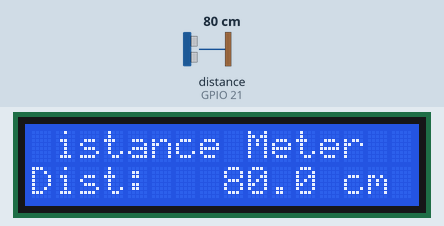
Simulated run of this program. Board: Raspberry Pi (BCM pin numbers). Parts: 16×2 character LCD. The inputs (shaded band) are chosen by the test bench; at power-on: distance to the obstacle (sensor on GPIO 21) 80 cm. The echo pulse lasts 58.3 µs per cm; what the program prints to the terminal is not drawn.

Above: at 1.2 s.
1.3 s: distance to the obstacle (sensor on GPIO 21) set to 2 cm
At 2.9 s:
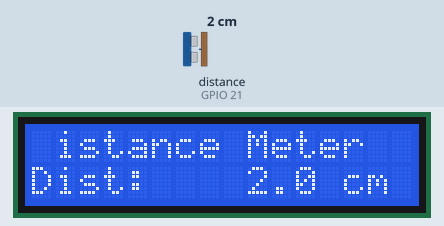
3.6 s: distance to the obstacle (sensor on GPIO 21) set to 4 cm
At 5.4 s:
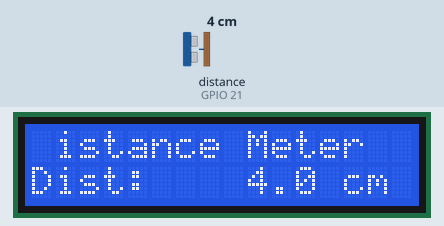
5.7 s: distance to the obstacle (sensor on GPIO 21) set to 9 cm
At 6.6 s:
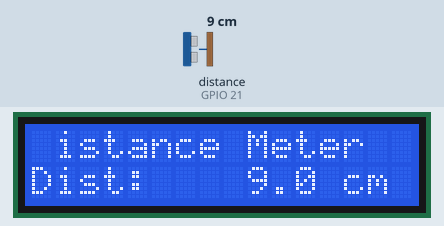
Timing chart, 0 to 8.7 s (numbered marks = the images above; inputs shaded):
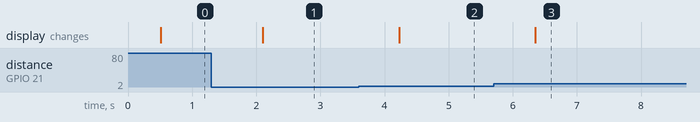

The program:

lcd_ultrasonic.py
```python
from gpiozero import DistanceSensor
from RPLCD.i2c import CharLCD
import time

# 1. 초음파 센서 설정 (기존 핀 유지)
sensor = DistanceSensor(echo=21, trigger=20)

# 2. LCD 설정 (기존 설정 유지)
lcd = CharLCD(
    i2c_expander='PCF8574',
    address=0x27,
    port=1,
    cols=16,
    rows=2,
    charmap='A00'
)

print("거리 측정 및 LCD 표시 시스템 시작!")

try:
    lcd.clear()
    lcd.cursor_pos = (0, 0)
    lcd.write_string("Distance Meter")

    while True:
        # 거리 측정 (cm 단위)
        dist = sensor.distance * 100

        # LCD 두 번째 줄에 거리값 출력
        lcd.cursor_pos = (1, 0)
        # 이전 글자가 남지 않도록 공백을 넉넉히 줌
        lcd.write_string(f"Dist: {dist:6.1f} cm  ")

        # 터미널에도 동시에 출력 (확인용)
        print(f"현재 측정 거리: {dist:.1f} cm")

        # 0.5초마다 갱신
        time.sleep(0.5)

except KeyboardInterrupt:
    print("\n시스템 종료")

finally:
    lcd.clear()
    lcd.close(clear=True)
    sensor.close()
```

Measured:
- after the input at 1.3 s, the display: changes after 0.80 s (image 1)
- after the input at 3.6 s, the display: changes after 0.63 s (image 2)
- after the input at 5.7 s, the display: changes after 0.65 s (image 3)
